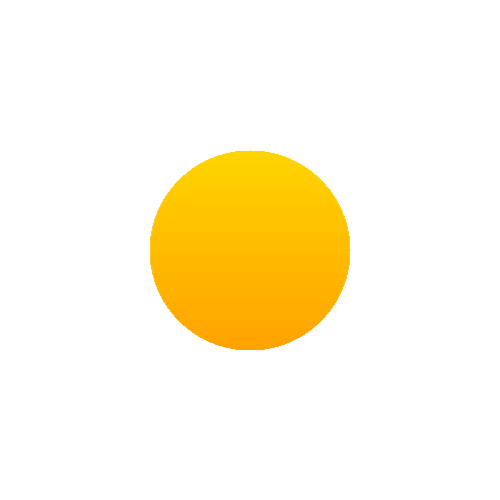
Frame 1 (no input)
Frame 60 (the mouse pressed at the canvas centre just before this capture): identical to frame 1, image omitted
Frame 120 (the mouse held since frame 60 and released just before this capture): identical to frame 1, image omitted

The Processing sketch that drew this single still picture (run headless with seeded random() and noise(); from frame 60 on, the mouse is pressed at the canvas centre):

// Processing sketch: Day_001
// ── Day_001.pde
color color1 = color(255, 213, 0);
color color2 = color(255, 162, 0);
float r = 100;

void setup() {
  size(500, 500);
}

void draw() {
  background(255);
  
  translate(width/2, height/2);
  translate(0, -r);
  for(float i = 0; i < 2 * r; i+=1) {
    float half_line = sqrt(r * r - (i - r) * (i - r));
    float start_x = -half_line;
    float end_x = start_x + 2 * half_line;
    float y = i;
    color c = lerpColor(color1, color2, i / (2 * r));
    stroke(c);
    strokeWeight(1);
    line(start_x, y, end_x, y);
  }
}

void keyPressed() {
  if (key == 's' || key == 'S') {
    save("Day_001.png");
  }
}
